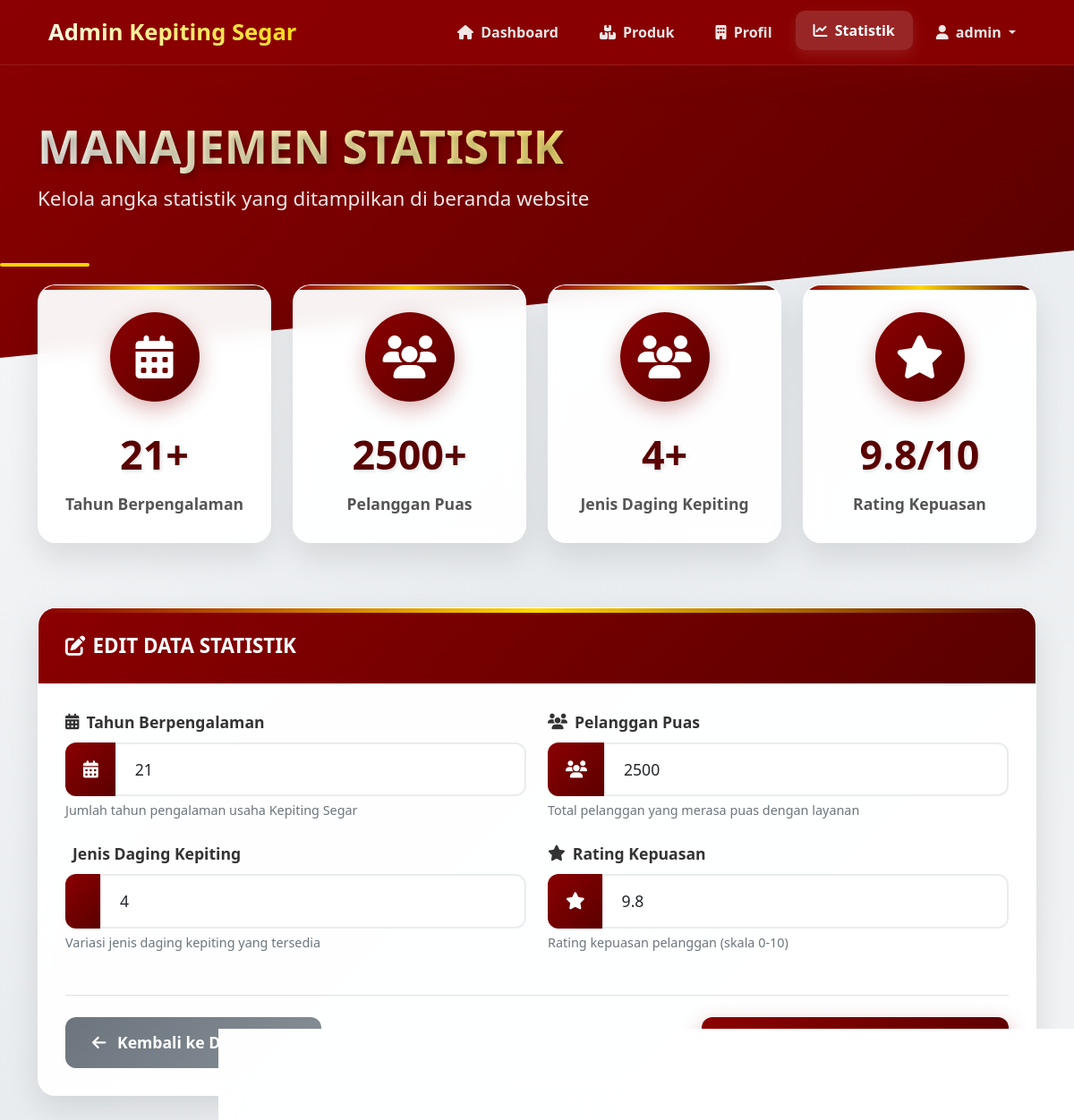
Page /admin/statistik.php (signed in) on the committed database.
### tables this page shows
CREATE TABLE IF NOT EXISTS `statistik` (
  `id` int NOT NULL DEFAULT '1',
  `tahun_berpengalaman` int NOT NULL,
  `pelanggan_puas` int NOT NULL,
  `jenis_daging` int NOT NULL,
  `rating_kepuasan` decimal(3,1) NOT NULL,
  PRIMARY KEY (`id`)
);

### admin/statistik.php (the view, shortened to what this page needs)
<?php
include 'koneksi.php';
$username = $_SESSION['admin_username'];
$query = "SELECT * FROM statistik WHERE id = 1";
$result = mysqli_query($koneksi, $query);
$data = mysqli_fetch_assoc($result);
?>
<!DOCTYPE html>
<html lang="id">
<head>
    <link href="https://cdn.jsdelivr.net/npm/bootstrap@5.3.2/dist/css/bootstrap.min.css" rel="stylesheet">
    <link rel="stylesheet" href="https://cdnjs.cloudflare.com/ajax/libs/font-awesome/6.5.0/css/all.min.css">
</head>
<body>
    <nav class="navbar navbar-expand-lg navbar-dark">
        <div class="container">
            <a class="navbar-brand" href="index.php">
                <span>Admin Kepiting Segar</span>
            </a>
            <div class="collapse navbar-collapse" id="navbarNav">
                <ul class="navbar-nav ms-auto">
                    <li class="nav-item">
                        <a class="nav-link" href="index.php"><i class="fa-solid fa-home me-1"></i> Dashboard</a>
                    </li>
                    <li class="nav-item">
                        <a class="nav-link" href="produk.php"><i class="fa-solid fa-boxes-stacked me-1"></i> Produk</a>
                    </li>
                    <li class="nav-item">
                        <a class="nav-link" href="profil.php"><i class="fa-solid fa-building me-1"></i> Profil</a>
                    </li>
                    <li class="nav-item">
                        <a class="nav-link active" href="statistik.php"><i class="fa-solid fa-chart-line me-1"></i> Statistik</a>
                    </li>
                    <li class="nav-item dropdown">
                        <a class="nav-link dropdown-toggle" href="#" id="navbarDropdown" role="button" data-bs-toggle="dropdown" aria-expanded="false">
                            <i class="fa-solid fa-user me-1"></i> <?php echo htmlspecialchars($username); ?>
                        </a>
                    </li>
                </ul>
            </div>
        </div>
    </nav>
    <div class="page-header">
        <div class="container">
            <div class="text-left">
                <h1 class="page-title">MANAJEMEN STATISTIK</h1>
                <p class="page-subtitle">Kelola angka statistik yang ditampilkan di beranda website</p>
            </div>
        </div>
    </div>
    <div class="container">
        <div class="row mb-5">
            <div class="col-lg-3 col-md-6 mb-4">
                <div class="stat-card">
                    <div class="stat-icon">
                        <i class="fa-solid fa-calendar-days"></i>
                    </div>
                    <div class="stat-value"><?php echo htmlspecialchars($data['tahun_berpengalaman']); ?>+</div>
                    <div class="stat-label">Tahun Berpengalaman</div>
                </div>
            </div>
            <div class="col-lg-3 col-md-6 mb-4">
                <div class="stat-card">
                    <div class="stat-icon">
                        <i class="fa-solid fa-users"></i>
                    </div>
                    <div class="stat-value"><?php echo htmlspecialchars($data['pelanggan_puas']); ?>+</div>
                    <div class="stat-label">Pelanggan Puas</div>
                </div>
            </div>
            <div class="col-lg-3 col-md-6 mb-4">
                <div class="stat-card">
                    <div class="stat-icon">
                        <i class="fa-solid fa-users"></i>
                    </div>
                    <div class="stat-value"><?php echo htmlspecialchars($data['jenis_daging']); ?>+</div>
                    <div class="stat-label">Jenis Daging Kepiting</div>
                </div>
            </div>
            <div class="col-lg-3 col-md-6 mb-4">
                <div class="stat-card">
                    <div class="stat-icon">
                        <i class="fa-solid fa-star"></i>
                    </div>
                    <div class="stat-value"><?php echo htmlspecialchars($data['rating_kepuasan']); ?>/10</div>
                    <div class="stat-label">Rating Kepuasan</div>
                </div>
            </div>
        </div>
        <div class="form-card">
            <div class="card-header-custom">
                <i class="fa-solid fa-pen-to-square me-2"></i>EDIT DATA STATISTIK
            </div>
            <div class="card-body">
                <form action="statistik_proses.php" method="POST">
                    <div class="row g-4">
                        <div class="col-lg-6">
                            <label for="tahun_berpengalaman" class="form-label">
                                <i class="fa-solid fa-calendar-days"></i>
                                Tahun Berpengalaman
                            </label>
                            <div class="input-group">
                                <span class="input-group-text"><i class="fa-solid fa-calendar-days"></i></span>
                                <input type="number" class="form-control" id="tahun_berpengalaman" name="tahun_berpengalaman"
                                       value="<?php echo htmlspecialchars($data['tahun_berpengalaman']); ?>" required>
                            </div>
                            <div class="form-text">Jumlah tahun pengalaman usaha Kepiting Segar</div>
                        </div>
                        <div class="col-lg-6">
                            <label for="pelanggan_puas" class="form-label">
                                <i class="fa-solid fa-users"></i>
                                Pelanggan Puas
                            </label>
                            <div class="input-group">
                                <span class="input-group-text"><i class="fa-solid fa-users"></i></span>
                                <input type="number" class="form-control" id="pelanggan_puas" name="pelanggan_puas"
                                       value="<?php echo htmlspecialchars($data['pelanggan_puas']); ?>" required>
                            </div>
                            <div class="form-text">Total pelanggan yang merasa puas dengan layanan</div>
                        </div>
                        <div class="col-lg-6">
                            <label for="jenis_daging" class="form-label">
                                Jenis Daging Kepiting
                            </label>
                            <div class="input-group">
                                <span class="input-group-text"><i class="fa-solid fa-crab"></i></span>
                                <input type="number" class="form-control" id="jenis_daging" name="jenis_daging"
                                       value="<?php echo htmlspecialchars($data['jenis_daging']); ?>" required>
                            </div>
                            <div class="form-text">Variasi jenis daging kepiting yang tersedia</div>
                        </div>
                        <div class="col-lg-6">
                            <label for="rating_kepuasan" class="form-label">
                                <i class="fa-solid fa-star"></i>
                                Rating Kepuasan
                            </label>
                            <div class="input-group">
                                <span class="input-group-text"><i class="fa-solid fa-star"></i></span>
                                <input type="number" step="0.1" class="form-control" id="rating_kepuasan" name="rating_kepuasan"
                                       value="<?php echo htmlspecialchars($data['rating_kepuasan']); ?>" min="0" max="10" required>
                            </div>
                            <div class="form-text">Rating kepuasan pelanggan (skala 0-10)</div>
                        </div>
                    </div>
                    <div class="d-flex justify-content-between align-items-center mt-5 pt-4 border-top">
                        <a href="index.php" class="btn btn-secondary-custom">
                            <i class="fa-solid fa-arrow-left me-2"></i> Kembali ke Dashboard
                        </a>
                        <button type="submit" class="btn btn-custom">
                            <i class="fa-solid fa-floppy-disk me-2"></i> Simpan Perubahan Statistik
                        </button>
                    </div>
                </form>
            </div>
        </div>
    </div>
</body>
</html>

### rows in the picture
statistik: tahun_berpengalaman "21", pelanggan_puas "2500", jenis_daging "4", rating_kepuasan "9.8"

### other values in the picture
$username "admin"
